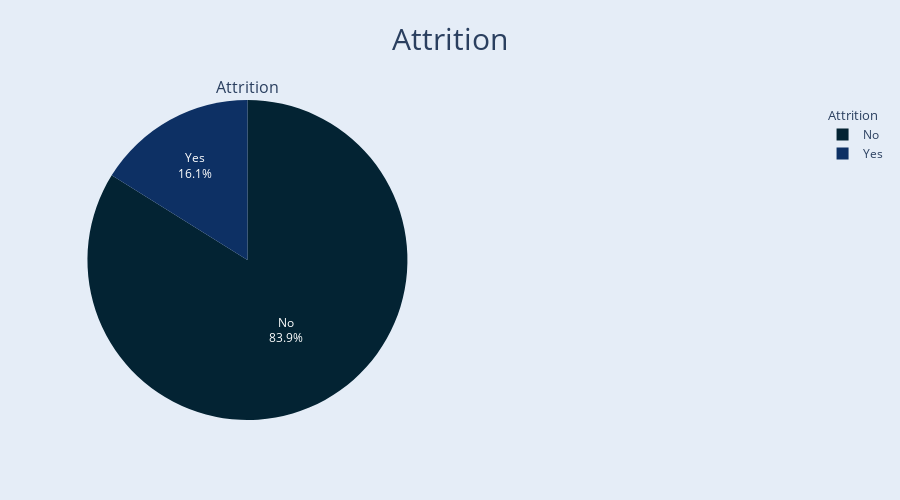

The notebook cell this image was saved under:
### Code cell
palette = cycle(px.colors.sequential.thermal)

fig = sp.make_subplots(
    rows=1, 
    cols=2,
    horizontal_spacing=0.08,
    subplot_titles=["Attrition"],
    specs=[[{"type": "pie"}, {"type": "pie"}, ]],
    vertical_spacing = 0.1
)


Attrition_counts = employee_data.Attrition.value_counts()

Attrition = go.Pie(
    labels=Attrition_counts.index,
    values=Attrition_counts,
    name="Father",
    textinfo='percent+label',
    hoverinfo="label+value+percent",
    marker_colors=[next(palette) for i in range(len(Attrition_counts))],
    legendgroup="Education",
    legendgrouptitle_text="Attrition",
)

# Department_counts = employee_data.Department.value_counts()

# Department = go.Pie(
#     labels=Department_counts.index,
#     values=Department_counts,
#     name="Mother",
#     textinfo='percent+label',
#     hoverinfo="label+value+percent",
#     marker_colors=[next(palette) for i in range(len(Department_counts))],
#     legendgroup="Department",
#     legendgrouptitle_text="Department",
# )

fig.add_trace(Attrition, row=1, col=1)
fig.update_xaxes(title_text="Father", row=1, col=1)
fig.update_yaxes(title_text="Count", row=1, col=1)

# fig.add_trace(Department, row=1, col=2)
# fig.update_xaxes(title_text="Department", row=1, col=2)
# fig.update_yaxes(title_text="Count", row=1, col=2)


fig.update_layout(
    template="plotly",
    height=500,
)

fig.update(
    layout_title_text="Attrition",
    layout_title_font_size=30,
    layout_title_x=0.5,
    layout_paper_bgcolor='rgb(229, 237, 247)',
    layout_plot_bgcolor='rgb(229, 237, 247)',
)

fig.show()

### Figure 1 — Plotly figure (JSON) as saved in the notebook; plotly's stock layout.template omitted (floating-point values rounded to 4 significant figures)
{"data": [{"domain": {"x": [0, 0.46], "y": [0, 1]}, "hoverinfo": "label+value+percent", "labels": ["No", "Yes"], "legendgroup": "Education", "legendgrouptitle": {"text": "Attrition"}, "marker": {"colors": ["rgb(3, 35, 51)", "rgb(13, 48, 100)"]}, "name": "Father", "textinfo": "percent+label", "type": "pie", "values": [1233, 237]}], "layout": {"annotations": [{"font": {"size": 16}, "showarrow": false, "text": "Attrition", "x": 0.23, "xanchor": "center", "xref": "paper", "y": 1, "yanchor": "bottom", "yref": "paper"}], "height": 500, "paper_bgcolor": "rgb(229, 237, 247)", "plot_bgcolor": "rgb(229, 237, 247)", "title": {"font": {"size": 30}, "text": "Attrition", "x": 0.5}}}
